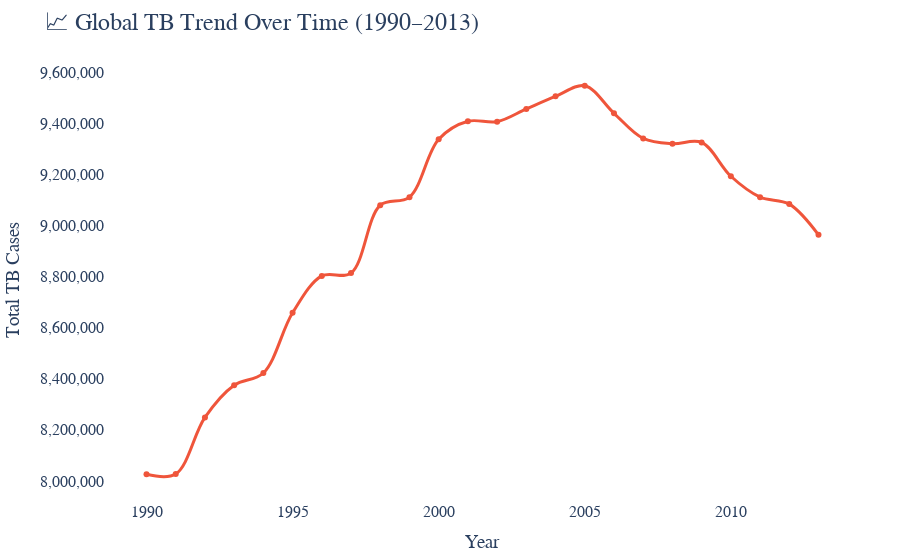

Notebook source saved alongside this figure:
### Code cell
import plotly.express as px

# Filter and group the data by year
trend = df[df['Region'].isin(region_selector.value)]
trend_grouped = trend.groupby('Year')['Total_Cases'].sum().reset_index()

# Create a beautiful interactive line chart
fig1 = px.line(
    trend_grouped,
    x='Year',
    y='Total_Cases',
    title='📈 Global TB Trend Over Time (1990–2013)',
    markers=True,
    line_shape='spline',
    color_discrete_sequence=['#EF553B']  # Bold red-orange line
)

# Enhance trace and hover
fig1.update_traces(
    hovertemplate='<b>Year: %{x}</b><br>Total TB Cases: %{y:,}<extra></extra>',
    line=dict(width=3)
)

# Beautify layout
fig1.update_layout(
    title_font_size=24,
    xaxis_title='Year',
    yaxis_title='Total TB Cases',
    font=dict(size=16, family='Arial'),
    yaxis_tickformat=',',
    plot_bgcolor='rgba(255,255,255,0.95)',
    paper_bgcolor='rgba(255,255,255,0.95)',
    margin=dict(t=60, b=50, l=60, r=40),
    hoverlabel=dict(bgcolor="white", font_size=14, font_family="Arial")
)

fig1.show()

### Figure 1 — Plotly figure (JSON) as saved in the notebook; plotly's stock layout.template omitted (floating-point values rounded to 4 significant figures)
{"data": [{"hovertemplate": "<b>Year: %{x}</b><br>Total TB Cases: %{y:,}<extra></extra>", "legendgroup": "", "line": {"color": "#EF553B", "dash": "solid", "shape": "spline", "width": 3}, "marker": {"symbol": "circle"}, "mode": "lines+markers", "name": "", "orientation": "v", "showlegend": false, "type": "scatter", "x": [1990, 1991, 1992, 1993, 1994, 1995, 1996, 1997, 1998, 1999, 2000, 2001, 2002, 2003, 2004, 2005, 2006, 2007, 2008, 2009, 2010, 2011, 2012, 2013], "xaxis": "x", "y": [8026000.0, 8027000.0, 8248000.0, 8374000.0, 8423000.0, 8658000.0, 8803000.0, 8814000.0, 9079000.0, 9111000.0, 9338000.0, 9408000.0, 9407000.0, 9457000.0, 9506000.0, 9547000.0, 9440000.0, 9341000.0, 9320000.0, 9325000.0, 9193000.0, 9111000.0, 9084000.0, 8964000.0], "yaxis": "y"}], "layout": {"autosize": true, "font": {"family": "Arial", "size": 16}, "hoverlabel": {"bgcolor": "white", "font": {"family": "Arial", "size": 14}}, "legend": {"tracegroupgap": 0}, "margin": {"b": 50, "l": 60, "r": 40, "t": 60}, "paper_bgcolor": "rgba(255,255,255,0.95)", "plot_bgcolor": "rgba(255,255,255,0.95)", "title": {"font": {"size": 24}, "text": "📈 Global TB Trend Over Time (1990–2013)"}, "xaxis": {"anchor": "y", "autorange": true, "domain": [0, 1], "range": [1989.0, 2014.0], "title": {"text": "Year"}, "type": "linear"}, "yaxis": {"anchor": "x", "autorange": true, "domain": [0, 1], "range": [7911000.0, 9662000.0], "tickformat": ",", "title": {"text": "Total TB Cases"}, "type": "linear"}}}
